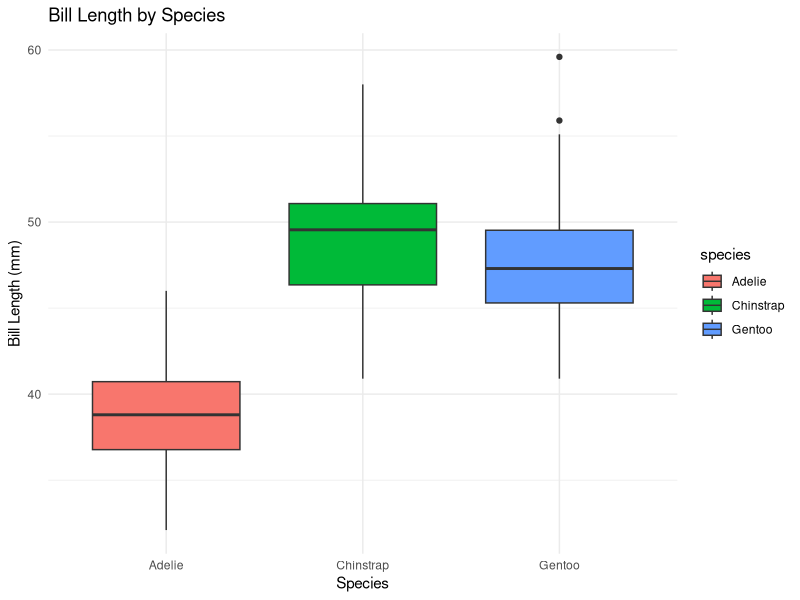
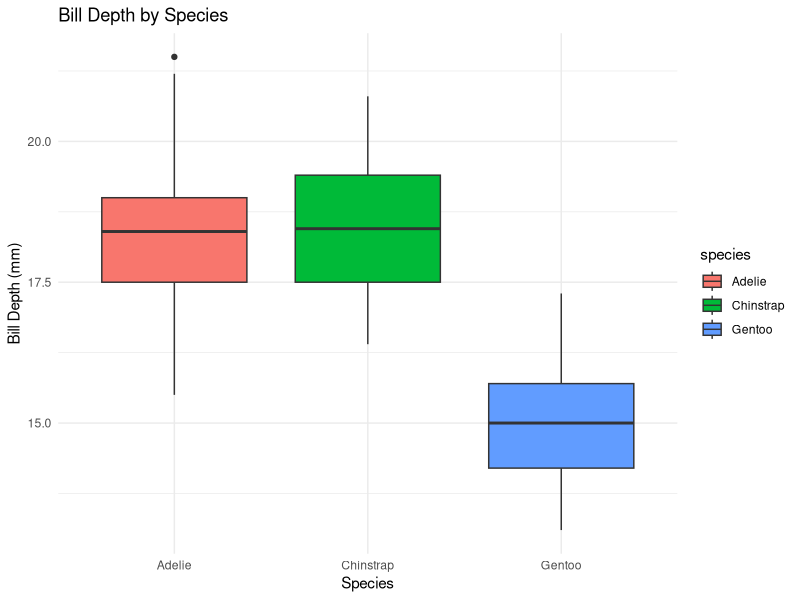
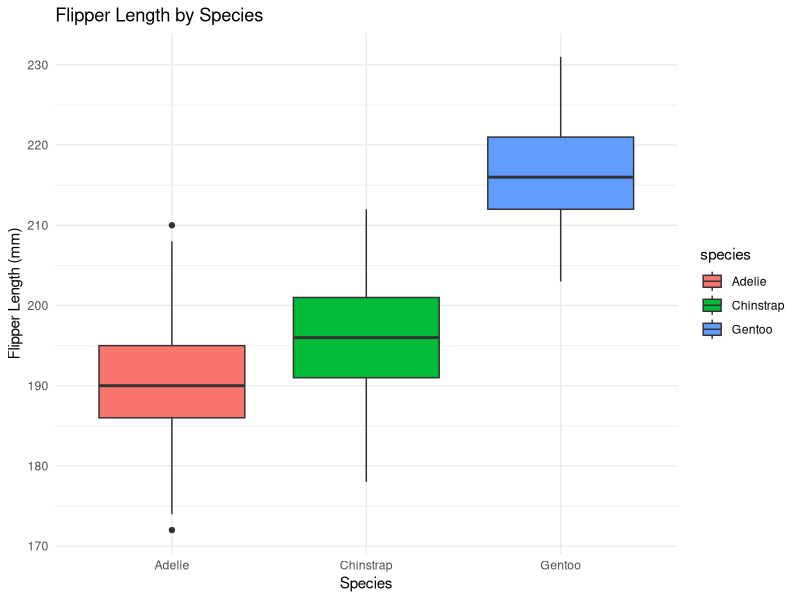
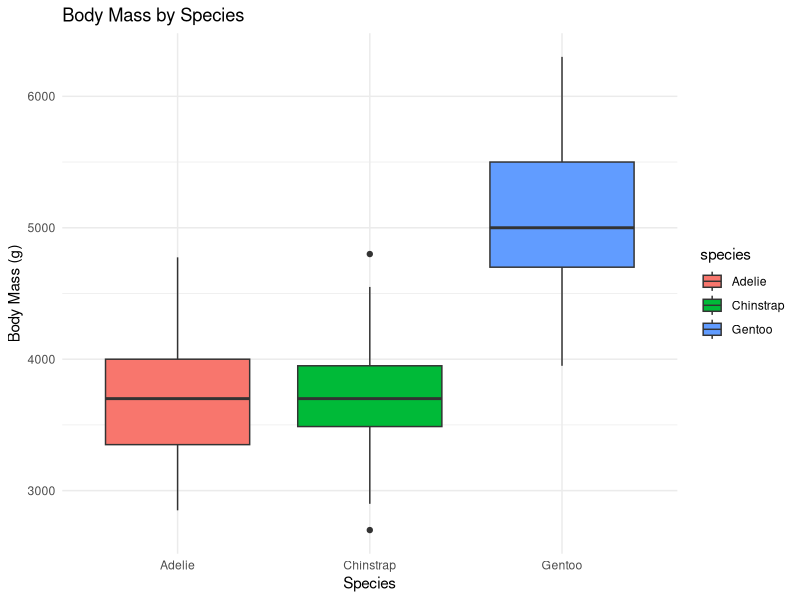
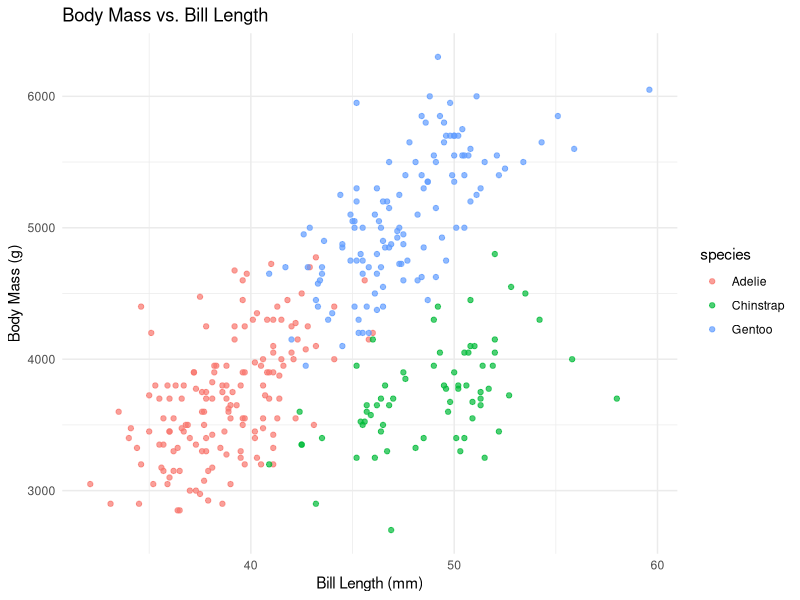
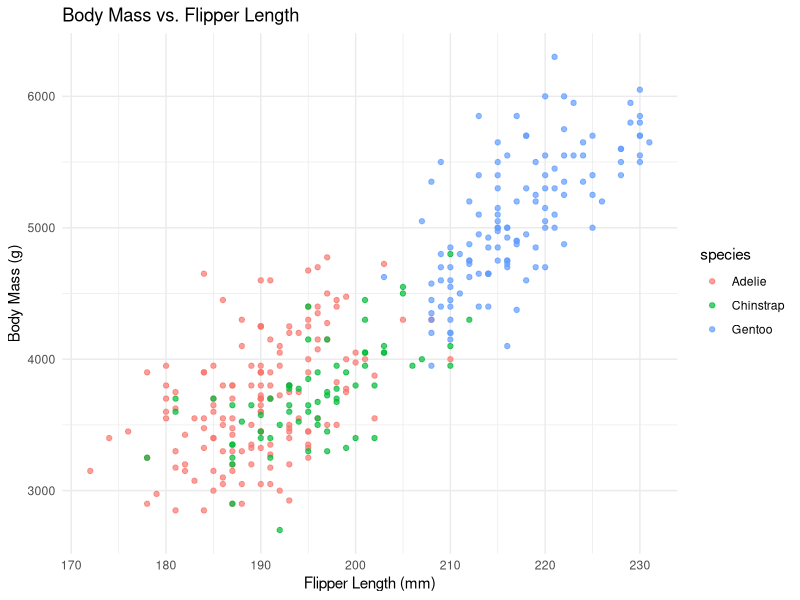
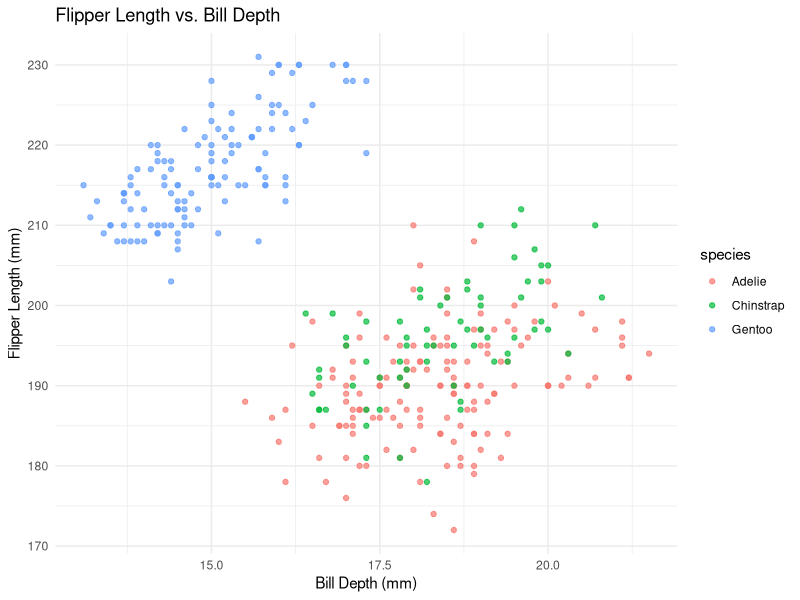
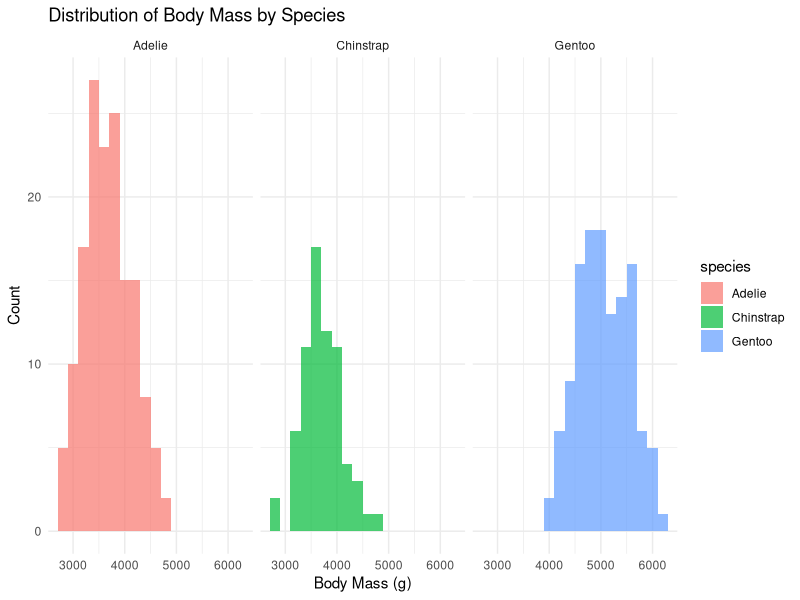

R code for these plots, in order:
## ---- chunk 1
# Load required libraries
library(palmerpenguins)  # For the penguins dataset
library(dplyr)           # For data manipulation
library(ggplot2)         # For data visualization
library(tidyr)           # For data tidying
library(GGally)          # For pair plots
## ---- chunk 2
# Load the penguins dataset
data("penguins")
df <- penguins
## ---- chunk 3
# Structure of the dataset
str(df)

# Summary statistics
summary(df)

# Preview the first few rows
head(df)
## ---- chunk 4
# Calculate the number of missing values in each column
colSums(is.na(df))
## ---- chunk 5
# Define numerical variables
numerical_vars <- c("bill_length_mm", "bill_depth_mm", "flipper_length_mm", "body_mass_g")

# Impute missing numerical values with median by species
df <- df %>%
  group_by(species) %>%
  mutate(across(all_of(numerical_vars), ~ifelse(is.na(.), median(., na.rm = TRUE), .))) %>%
  ungroup()
## ---- chunk 6
# Function to calculate mode
get_mode <- function(v) {
  uniqv <- unique(v[!is.na(v)])
  uniqv[which.max(tabulate(match(v, uniqv)))]
}

# Impute missing values in 'sex' variable with mode by species
df <- df %>%
  group_by(species) %>%
  mutate(sex = ifelse(is.na(sex), get_mode(sex), sex)) %>%
  ungroup()
## ---- chunk 7
# Confirm that there are no missing values
colSums(is.na(df))
## ---- chunk 8
# Create a new column 'BMI' based on 'body_mass_g' and 'flipper_length_mm'
# Convert grams to kilograms and millimeters to meters for BMI calculation
df <- df %>%
  mutate(
    weight_kg = body_mass_g / 1000,
    flipper_length_m = flipper_length_mm / 1000,
    BMI = weight_kg / (flipper_length_m^2)
  )

# View the first few rows to verify the new columns
head(df)
## ---- chunk 9
# Summary statistics of the cleaned dataset
summary(df)
## ---- chunk 10
# Boxplots to visualize the distribution of numerical variables across species
ggplot(df, aes(x = species, y = bill_length_mm, fill = species)) +
  geom_boxplot() +
  labs(title = "Bill Length by Species", x = "Species", y = "Bill Length (mm)") +
  theme_minimal()

ggplot(df, aes(x = species, y = bill_depth_mm, fill = species)) +
  geom_boxplot() +
  labs(title = "Bill Depth by Species", x = "Species", y = "Bill Depth (mm)") +
  theme_minimal()

ggplot(df, aes(x = species, y = flipper_length_mm, fill = species)) +
  geom_boxplot() +
  labs(title = "Flipper Length by Species", x = "Species", y = "Flipper Length (mm)") +
  theme_minimal()

ggplot(df, aes(x = species, y = body_mass_g, fill = species)) +
  geom_boxplot() +
  labs(title = "Body Mass by Species", x = "Species", y = "Body Mass (g)") +
  theme_minimal()
## ---- chunk 11
# Scatterplots to identify relationships between variables colored by species
ggplot(df, aes(x = bill_length_mm, y = body_mass_g, color = species)) +
  geom_point(alpha = 0.7) +
  labs(title = "Body Mass vs. Bill Length", x = "Bill Length (mm)", y = "Body Mass (g)") +
  theme_minimal()

ggplot(df, aes(x = flipper_length_mm, y = body_mass_g, color = species)) +
  geom_point(alpha = 0.7) +
  labs(title = "Body Mass vs. Flipper Length", x = "Flipper Length (mm)", y = "Body Mass (g)") +
  theme_minimal()

ggplot(df, aes(x = bill_depth_mm, y = flipper_length_mm, color = species)) +
  geom_point(alpha = 0.7) +
  labs(title = "Flipper Length vs. Bill Depth", x = "Bill Depth (mm)", y = "Flipper Length (mm)") +
  theme_minimal()
## ---- chunk 12
# Histograms to visualize the distribution of body mass by species
ggplot(df, aes(x = body_mass_g, fill = species)) +
  geom_histogram(binwidth = 200, alpha = 0.7, position = "identity") +
  facet_wrap(~ species) +
  labs(title = "Distribution of Body Mass by Species", x = "Body Mass (g)", y = "Count") +
  theme_minimal()
## ---- chunk 13
# Pairwise scatter plots with correlations
ggpairs(df, columns = c("bill_length_mm", "bill_depth_mm", "flipper_length_mm", "body_mass_g", "BMI"),
        aes(color = species, alpha = 0.5)) +
  theme_minimal()
